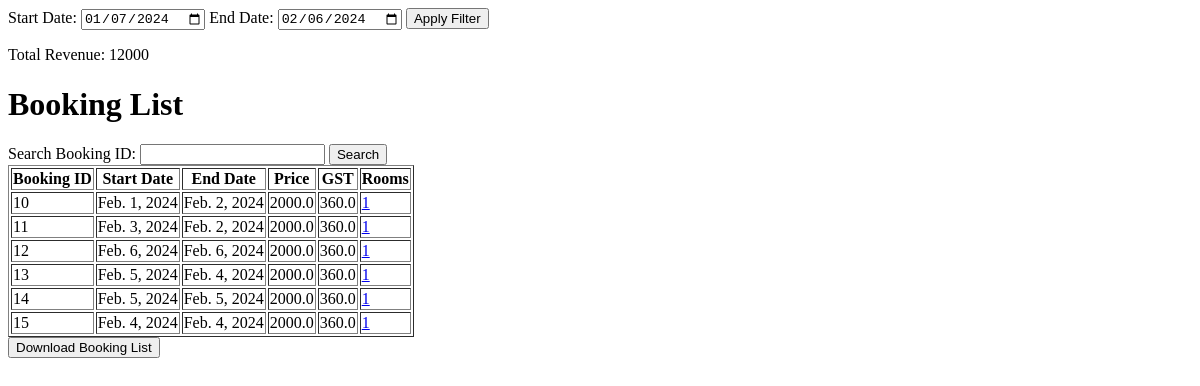
The page /booking/list/ on the database as committed earlier.
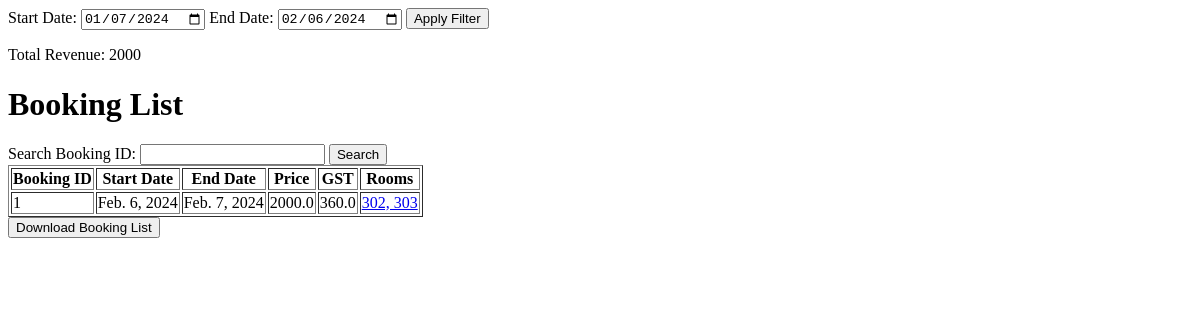
The same page on the database as committed later.
### booking/models.py (models this page shows)
class Booking(models.Model):
    rooms = models.ManyToManyField(Room)
    name = models.CharField(max_length=50, null=True)
    address = models.CharField(max_length=500, null=True)
    phone = models.BigIntegerField(null=True)
    aadhar = models.BigIntegerField(null=True)
    email = models.EmailField(null=True)
    start_date = models.DateField()
    end_date = models.DateField()
    price = models.DecimalField(max_digits=10, decimal_places=2)

### booking/views.py (the view)
# urls.py: path('booking/list/', booking_list, name='booking_list'),
def booking_list(request):
    start_date_str = request.GET.get('start_date', '')
    end_date_str = request.GET.get('end_date', '')
    if not start_date_str or not end_date_str:
        end_date = datetime.now()
        start_date = end_date - timedelta(days=30)
    else:
        start_date = make_aware(datetime.strptime(start_date_str, '%Y-%m-%d'))
        end_date = make_aware(datetime.strptime(end_date_str, '%Y-%m-%d'))
    bookings = Booking.objects.filter(start_date__range=(start_date, end_date))
    total_revenue = bookings.aggregate(Sum('price'))['price__sum']
    bookings_with_details = []
    for booking in bookings:
        price = float(booking.price)
        gst = price * 0.18
        room_details = ", ".join([room.name for room in booking.rooms.all()])
        booking_details = {
            'booking': booking,
            'start_date': booking.start_date,
            'end_date': booking.end_date,
            'price': price,
            'gst': gst,
            'total_price': price + gst,
            'rooms': room_details,
        }
        bookings_with_details.append(booking_details)
    return render(request, 'booking_list.html', {
        'bookings': bookings_with_details,
        'start_date': start_date,
        'end_date': end_date,
        'total_revenue': total_revenue,
    })

### booking/templates/booking_list.html (shortened to what this page needs)
<!DOCTYPE html>
<html lang="en">
<head>
</head>
<body>
<form method="get" action="{% url 'booking_list' %}">
    <label for="start_date">Start Date:</label>
    <input type="date" id="start_date" name="start_date" value="{{ start_date|date:'Y-m-d' }}">
    <label for="end_date">End Date:</label>
    <input type="date" id="end_date" name="end_date" value="{{ end_date|date:'Y-m-d' }}">
    <button type="submit">Apply Filter</button>
</form>
<p>Total Revenue: {{ total_revenue|default:"0.00" }}</p>
<h1>Booking List</h1>
<form id="search_form">
    <label for="search_booking_id">Search Booking ID:</label>
    <input type="text" id="search_booking_id" name="search_booking_id">
    <button type="button" id="search_button">Search</button>
</form>
<table border="1" id="booking_table">
    <tr>
        <th>Booking ID</th>
        <th>Start Date</th>
        <th>End Date</th>
        <th>Price</th>
        <th>GST</th>
        <th>Rooms</th>
    </tr>
    {% for booking_detail in bookings %}
    <tr>
        <td>{{ booking_detail.booking.id }}</td>
        <td>{{ booking_detail.start_date }}</td>
        <td>{{ booking_detail.end_date }}</td>
        <td>{{ booking_detail.price }}</td>
        <td>{{ booking_detail.gst }}</td>
        {% if booking_detail.booking.id %}
        <td><a href="{% url 'booking_detail' booking_detail.booking.id %}?rooms={{ booking_detail.rooms }}">{{ booking_detail.rooms }}</a></td>
    {% else %}
        <td>{{ booking_detail.rooms }}</td>
    {% endif %}
    </tr>
    {% endfor %}
</table>
<button id="download_btn">Download Booking List</button>
</body>
</html>

Rows that differ between the two databases and show on the page:
removed Booking: booking.id "10", start_date "Feb. 1, 2024", end_date "Feb. 2, 2024", price "2000.0", gst "360.0", rooms "1"
removed Booking: booking.id "11", start_date "Feb. 3, 2024", end_date "Feb. 2, 2024", price "2000.0", gst "360.0", rooms "1"
removed Booking: booking.id "12", start_date "Feb. 6, 2024", end_date "Feb. 6, 2024", price "2000.0", gst "360.0", rooms "1"
removed Booking: booking.id "13", start_date "Feb. 5, 2024", end_date "Feb. 4, 2024", price "2000.0", gst "360.0", rooms "1"
removed Booking: booking.id "14", start_date "Feb. 5, 2024", end_date "Feb. 5, 2024", price "2000.0", gst "360.0", rooms "1"
removed Booking: booking.id "15", start_date "Feb. 4, 2024", end_date "Feb. 4, 2024", price "2000.0", gst "360.0", rooms "1"
added Booking: booking.id "1", start_date "Feb. 6, 2024", end_date "Feb. 7, 2024", price "2000.0", gst "360.0", rooms "302, 303"
Other text that changed with them:
{{ total_revenue|default:"0.00" }}: "12000" → "2000"
